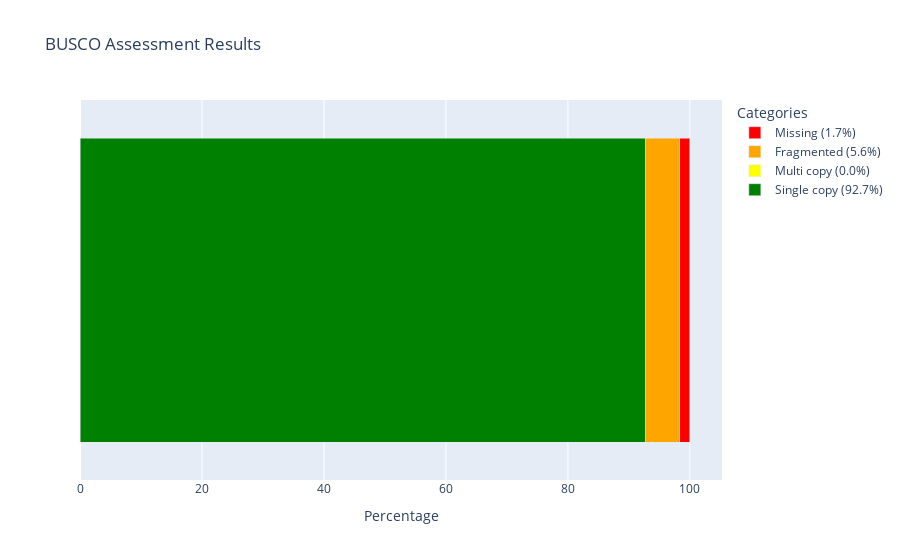

Notebook cell for this chart:
### Markdown cell above
we can then visualize the results with some overcomplicated python code.

### Code cell
import json
import plotly.graph_objects as go

# Load the JSON data
with open('Saureus_BUSCO/short_summary.specific.bacteria_odb10.Saureus_BUSCO.json') as f:
    busco_data = json.load(f)

# Extract relevant data
results = busco_data['results']
categories = [ 'Single copy', 'Multi copy', 'Fragmented', 'Missing']
percentages = [
    results['Single copy percentage'],
    results['Multi copy percentage'],
    results['Fragmented percentage'],
    results['Missing percentage']
]
genes = [
    results['Single copy BUSCOs'],
    results['Multi copy BUSCOs'],
    results['Fragmented BUSCOs'],
    results['Missing BUSCOs']
]

# Create the stacked horizontal bar plot
fig = go.Figure()

# Add each category as a separate trace
for category, percentage, gene, color in zip(categories, percentages, genes, [ 'green', 'yellow', 'orange', 'red']):
    fig.add_trace(go.Bar(
        y=[''],
        x=[percentage],
        name=f'{category} ({percentage}%)',
        orientation='h',
        marker=dict(color=color),
        hovertemplate=f'{category}: {percentage}%<br>Genes: {gene}<extra></extra>'
    ))

# Update layout
fig.update_layout(
    barmode='stack',
    title='BUSCO Assessment Results',
    xaxis_title='Percentage',
    yaxis_title='',
    legend_title_text='Categories'
)

# Display the plot
fig.show()

### Figure 1 — Plotly figure (JSON) as saved in the notebook; plotly's stock layout.template omitted (floating-point values rounded to 4 significant figures)
{"data": [{"hovertemplate": "Single copy: 92.7%<br>Genes: 115<extra></extra>", "marker": {"color": "green"}, "name": "Single copy (92.7%)", "orientation": "h", "type": "bar", "x": [92.7], "y": [""]}, {"hovertemplate": "Multi copy: 0.0%<br>Genes: 0<extra></extra>", "marker": {"color": "yellow"}, "name": "Multi copy (0.0%)", "orientation": "h", "type": "bar", "x": [0], "y": [""]}, {"hovertemplate": "Fragmented: 5.6%<br>Genes: 7<extra></extra>", "marker": {"color": "orange"}, "name": "Fragmented (5.6%)", "orientation": "h", "type": "bar", "x": [5.6], "y": [""]}, {"hovertemplate": "Missing: 1.7%<br>Genes: 2<extra></extra>", "marker": {"color": "red"}, "name": "Missing (1.7%)", "orientation": "h", "type": "bar", "x": [1.7], "y": [""]}], "layout": {"autosize": true, "barmode": "stack", "legend": {"title": {"text": "Categories"}}, "title": {"text": "BUSCO Assessment Results"}, "xaxis": {"autorange": true, "range": [0, 105.3], "title": {"text": "Percentage"}, "type": "linear"}, "yaxis": {"autorange": true, "range": [-0.5, 0.5], "title": {"text": ""}, "type": "category"}}}
